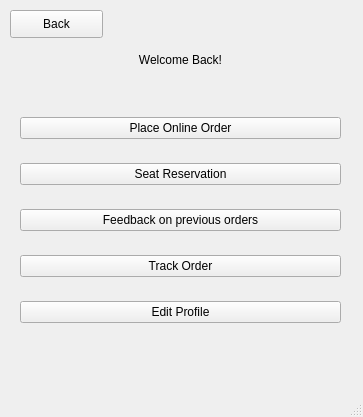
<?xml version="1.0" encoding="UTF-8"?>
<ui version="4.0">
 <class>MainWindow</class>
 <widget class="QMainWindow" name="MainWindow">
  <property name="geometry">
   <rect>
    <x>0</x>
    <y>0</y>
    <width>363</width>
    <height>417</height>
   </rect>
  </property>
  <property name="windowTitle">
   <string>User Interface</string>
  </property>
  <widget class="QWidget" name="centralwidget">
   <widget class="QWidget" name="verticalLayoutWidget">
    <property name="geometry">
     <rect>
      <x>20</x>
      <y>100</y>
      <width>321</width>
      <height>241</height>
     </rect>
    </property>
    <layout class="QVBoxLayout" name="verticalLayout" stretch="4,0,0,0,0">
     <property name="spacing">
      <number>7</number>
     </property>
     <property name="sizeConstraint">
      <enum>QLayout::SetDefaultConstraint</enum>
     </property>
     <item>
      <widget class="QPushButton" name="onlineOrderButton">
       <property name="text">
        <string>Place Online Order</string>
       </property>
      </widget>
     </item>
     <item>
      <widget class="QPushButton" name="seatReservationButton">
       <property name="text">
        <string>Seat Reservation</string>
       </property>
      </widget>
     </item>
     <item>
      <widget class="QPushButton" name="feedbackButton">
       <property name="text">
        <string>Feedback on previous orders</string>
       </property>
      </widget>
     </item>
     <item>
      <widget class="QPushButton" name="trackOrderButton">
       <property name="text">
        <string>Track Order</string>
       </property>
      </widget>
     </item>
     <item>
      <widget class="QPushButton" name="editProfileButton">
       <property name="text">
        <string>Edit Profile</string>
       </property>
      </widget>
     </item>
    </layout>
   </widget>
   <widget class="QLabel" name="label">
    <property name="geometry">
     <rect>
      <x>10</x>
      <y>50</y>
      <width>341</width>
      <height>20</height>
     </rect>
    </property>
    <property name="text">
     <string>Welcome Back!</string>
    </property>
    <property name="alignment">
     <set>Qt::AlignCenter</set>
    </property>
   </widget>
   <widget class="QPushButton" name="backButton">
    <property name="geometry">
     <rect>
      <x>10</x>
      <y>10</y>
      <width>93</width>
      <height>28</height>
     </rect>
    </property>
    <property name="text">
     <string>Back</string>
    </property>
   </widget>
  </widget>
  <widget class="QMenuBar" name="menubar">
   <property name="geometry">
    <rect>
     <x>0</x>
     <y>0</y>
     <width>363</width>
     <height>26</height>
    </rect>
   </property>
  </widget>
  <widget class="QStatusBar" name="statusbar"/>
 </widget>
 <resources/>
 <connections/>
</ui>
